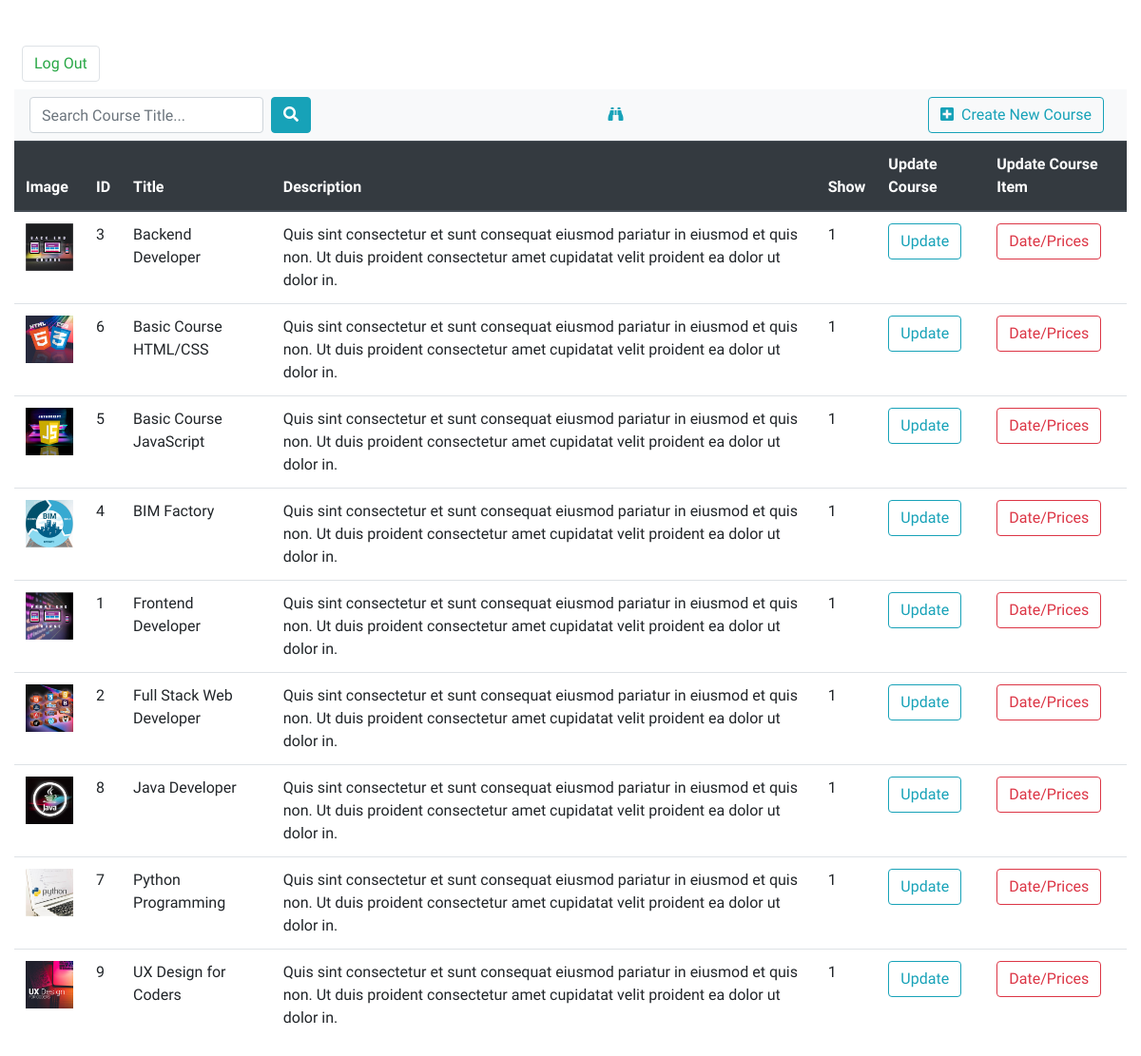
/admin/index.php (signed in), run on the app's committed database.
### tables this page shows
CREATE TABLE `courses` (
  `course_id` int(11) UNSIGNED NOT NULL,
  `title` varchar(55) NOT NULL,
  `image` varchar(255) NOT NULL,
  `description` varchar(255) NOT NULL,
  `active` tinyint(1) NOT NULL DEFAULT 0
);

### CrudController.php (called while the page is built, shortened)
<?php
class CrudController
{
    public function showCourses(array $checked=[])
    {
        $crudcontroller = new CrudController();
        $checkedWithCategories = $crudcontroller->getTagIdCategories($checked);
        try {
            $dao = new Dao();
            $conn = $dao->openConnection();
            $sqlBase = "SELECT DISTINCT `course_id`, `title`, `image`, `description`, `active` FROM `courses`
                INNER JOIN courses_tags ON course_id = fk_course_id
                INNER JOIN tags ON fk_tag_id = tag_id
                INNER JOIN tag_categories ON fk_tag_category = tag_category_id";
            $sql = $sqlBase;
            $sql .= " ORDER BY `title`";
            $resource = $conn->query($sql);
            $result = $resource->fetchAll(PDO::FETCH_ASSOC);
        } catch (PDOException $e) {
            echo "There is some problem in connection: " . $e->getMessage();
        }
        if (! empty($result)) {
            return $result;
        }
    }
    public function getTagIdCategories(array $tagIds=[])
    {
        try {
            $dao = new Dao();
        } catch (PDOException $e) {
            echo "There is some problem in connection: " . $e->getMessage();
        }
    }
}
?>

### admin/index.php (the view, shortened to what this page needs)
<?php
include_once "../Components/head.php";
include_once "../CrudController.php";
$crudcontroller = new CrudController();
$result = $crudcontroller->showCourses();
?>
<div class="container-fluid">
    <a href="logout.php?logout"><button type="button" class="btn btn-outline-success border m-2">Log Out</button></a>
    <nav class="navbar navbar-expand-lg navbar-light bg-light">
    <div class="collapse navbar-collapse d-flex justify-content-between" id="navbarSupportedContent">
      <div class="form-inline my-2 my-lg-0">
        <input class="search-box form-control mr-sm-2" type="text" autocomplete="off" placeholder="Search Course Title..." />
        <button class="btn btn-info my-2 my-sm-0" type="submit"><i class="fas fa-search searchButton"></i></button>
      </div>
      <div class="form-inline my-2 my-lg-0">
        <a href="../page/our-courses.php" target="_blank"><i class="fas fa-binoculars text-info"></i></a>
      </div>
          <div class="form-inline my-2 my-lg-0">
              <a href='courses.php' class='d-flex text-light'>
              <button class='btn btn-outline-info my-2 my-sm-0 mx-2' type='button'>
                  <i class='fas fa-plus-square mr-2'></i>Create New Course</button>
              </a>
          </div>
      </div>
    </nav>
  <div class="display">
      <table class="table">
          <thead class="thead-dark">
            <tr>
              <th scope="col">Image</th>
              <th scope="col">ID</th>
              <th scope="col">Title</th>
              <th scope="col">Description</th>
              <th scope="col">Show</th>
              <th scope="col">Update Course</th>
              <th scope="col">Update Course Item</th>
            </tr>
          </thead>
          <tbody>
          <?php
          if (! empty($result)) {
          foreach ($result as $k => $v) {
          ?>
      <tr>
        <td><img src="<?php echo $result[$k]["image"]; ?>" alt="" height="50"></td>
        <td><?php echo $result[$k]["course_id"]; ?></td>
        <td><?php echo $result[$k]["title"]; ?></td>
        <td><?php echo $result[$k]["description"]; ?></td>
        <td><?php echo $result[$k]["active"]; ?></td>
        <td>
          <a href="courses.php?id=<?php echo $result[$k]['course_id']; ?>"><button class="btn btn-outline-info">Update</button></a>
        </td>
        <td>
          <a href="course-items.php?id=<?php echo $result[$k]['course_id']; ?>"><button class="btn btn-outline-danger">Date/Prices</button></a>
        </td>
      </tr>
      <?php
      }
  }
  ?>
          </tbody>
      </table>
  </div>
</div>
</body>
</html>

### Components/head.php (shortened to what this page needs)
<!DOCTYPE html>
<html>
<head>
  <link rel="stylesheet" href="https://stackpath.bootstrapcdn.com/bootstrap/4.3.1/css/bootstrap.min.css"
>
  <link rel="stylesheet" href="https://use.fontawesome.com/releases/v5.3.1/css/all.css"
>
  <link rel="stylesheet" type="text/css" href="../CSS/mainstyle.css">
  <link rel="stylesheet" type="text/css" href="../CSS/header.css">
	<link rel='stylesheet' type='text/css' href='<?php echo $addCSS ?>'>
	<link rel='stylesheet' type='text/css' href='<?php echo $addCSS2 ?>'>
</head>
<body class="m-0 p-0 mt-3 pt-4">

### CSS/mainstyle.css (style rules this page uses)
body { height: 100%; }

### CSS/header.css (style rules this page uses)
*, *::before, *::after { margin: 0; padding: 0; }
body { font-family: Raleway, sans-serif; }

### data on the page
courses: image (picture), course_id "3", title "Backend Developer", description "Quis sint consectetur et sunt consequat eiusmod pariatur in eiusmod et quis non. Ut duis proident consectetur amet cupidatat velit proident ea dolor ut dolor in.", active "1"
courses: image (picture), course_id "6", title "Basic Course HTML/CSS", description "Quis sint consectetur et sunt consequat eiusmod pariatur in eiusmod et quis non. Ut duis proident consectetur amet cupidatat velit proident ea dolor ut dolor in.", active "1"
courses: image (picture), course_id "5", title "Basic Course JavaScript", description "Quis sint consectetur et sunt consequat eiusmod pariatur in eiusmod et quis non. Ut duis proident consectetur amet cupidatat velit proident ea dolor ut dolor in.", active "1"
courses: image (picture), course_id "4", title "BIM Factory", description "Quis sint consectetur et sunt consequat eiusmod pariatur in eiusmod et quis non. Ut duis proident consectetur amet cupidatat velit proident ea dolor ut dolor in.", active "1"
courses: image (picture), course_id "1", title "Frontend Developer", description "Quis sint consectetur et sunt consequat eiusmod pariatur in eiusmod et quis non. Ut duis proident consectetur amet cupidatat velit proident ea dolor ut dolor in.", active "1"
courses: image (picture), course_id "2", title "Full Stack Web Developer", description "Quis sint consectetur et sunt consequat eiusmod pariatur in eiusmod et quis non. Ut duis proident consectetur amet cupidatat velit proident ea dolor ut dolor in.", active "1"
courses: image (picture), course_id "8", title "Java Developer", description "Quis sint consectetur et sunt consequat eiusmod pariatur in eiusmod et quis non. Ut duis proident consectetur amet cupidatat velit proident ea dolor ut dolor in.", active "1"
courses: image (picture), course_id "7", title "Python Programming", description "Quis sint consectetur et sunt consequat eiusmod pariatur in eiusmod et quis non. Ut duis proident consectetur amet cupidatat velit proident ea dolor ut dolor in.", active "1"
courses: image (picture), course_id "9", title "UX Design for Coders", description "Quis sint consectetur et sunt consequat eiusmod pariatur in eiusmod et quis non. Ut duis proident consectetur amet cupidatat velit proident ea dolor ut dolor in.", active "1"
